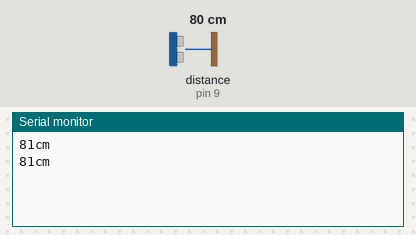
The sketch below on a simulated Arduino Uno, built with avr-gcc and run on an emulated ATmega328P. On the bench: the last lines printed to the serial monitor. The inputs (shaded band) are chosen by the test bench; at power-on: distance to the obstacle (sensor on pin 9) 80 cm. The echo pulse lasts 58.3 µs per cm.

Above: at 1.8 s.
1.9 s: distance to the obstacle (sensor on pin 9) set to 2 cm
At 2.8 s:
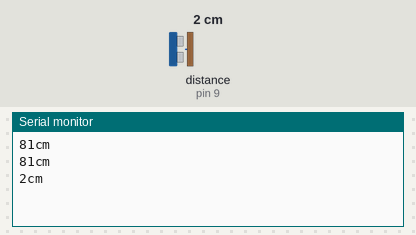
3.4 s: distance to the obstacle (sensor on pin 9) set to 4 cm
At 4.8 s:
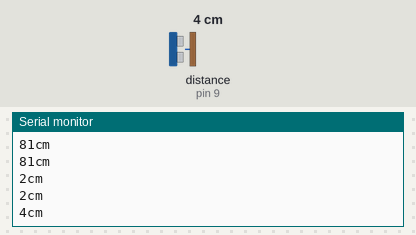
Timing chart, 0 to 6.4 s (numbered marks = the images above; inputs shaded):
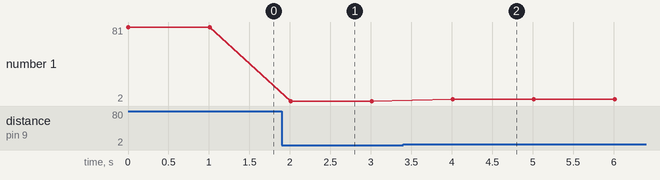

Measured:
- after the input at 1.9 s, the serial monitor: prints a new line after 0.11 s (image 1)
- after the input at 3.4 s, the serial monitor: prints a new line after 0.61 s (image 2)
- plotted number 1: 81 → 2 after the input at 1.9 s, 2 → 4 after the input at 3.4 s

The sketch:

ultrassonic_sensor.ino
```cpp
#include <NewPing.h>

#define tiggo 10
#define echo 9

NewPing sonar(tiggo, echo);

void setup() {
  Serial.begin(9600);
}

void loop() {
  int distInCentimeter = sonar.ping_cm();

  Serial.print(distInCentimeter);
  Serial.println("cm");

  delay(1000);
}
```
